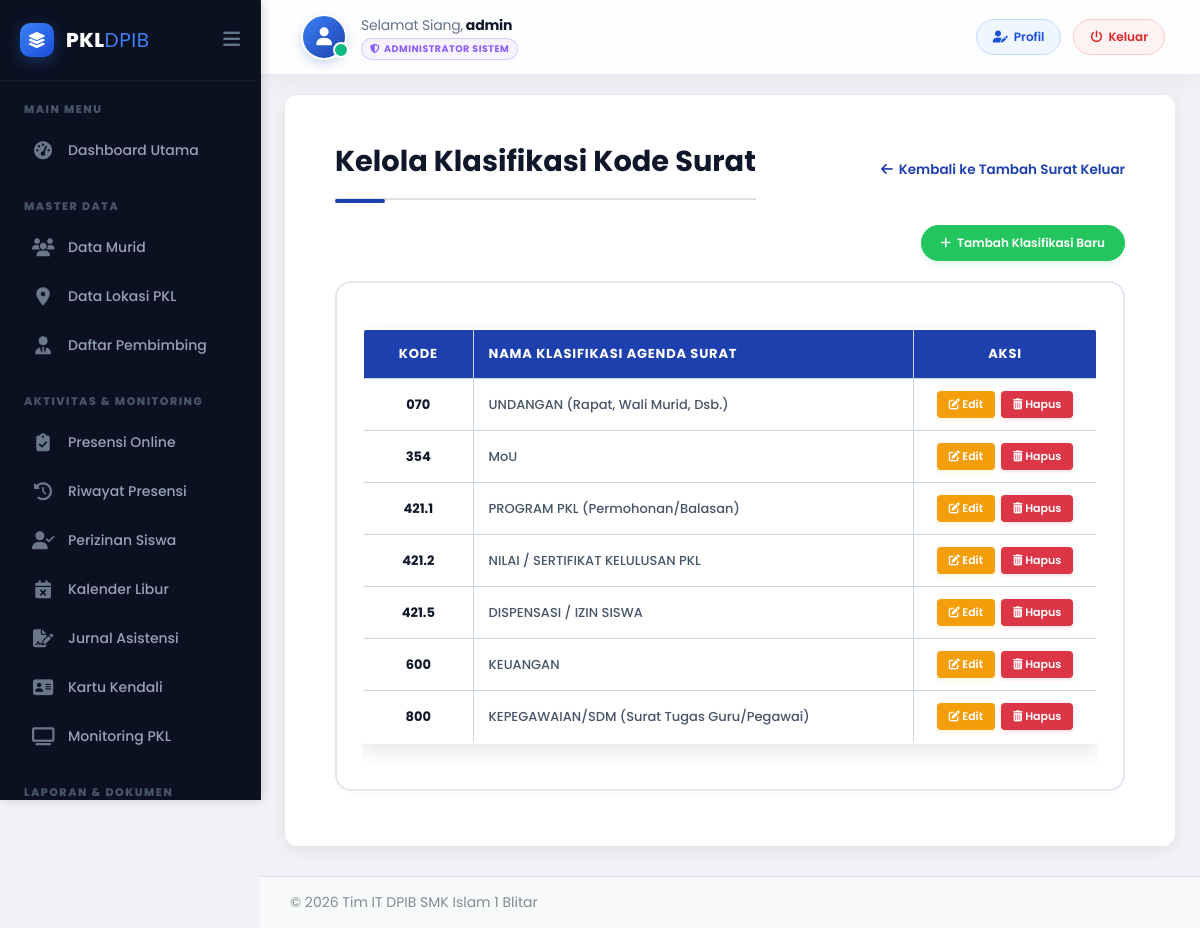
Screenshot of /admin/kode-surat-manage.php (signed in) with the database file from the repository.
### tables this page shows
CREATE TABLE `klasifikasi_surat` (
  `id` int(11) NOT NULL,
  `kode` varchar(10) NOT NULL,
  `nama_klasifikasi` varchar(255) NOT NULL,
  `is_active` tinyint(1) DEFAULT 1
);

### admin/kode-surat-manage.php (the view, shortened to what this page needs)
<?php
include '../config/db-koneksi.php';
$klasifikasi_data = $koneksi->query("SELECT * FROM klasifikasi_surat WHERE kode != 'PILIH' ORDER BY kode ASC");
?>
<!DOCTYPE html>
<html lang="id">
<head>
    <link rel="stylesheet" href="../css/style.css">
    <link rel="stylesheet" href="https://cdnjs.cloudflare.com/ajax/libs/font-awesome/6.5.2/css/all.min.css">
</head>
<body class="admin-body">
<?php include 'panel/sidebar.php'; ?>
<div class="main-content-wrapper">
    <?php include 'panel/navbar.php'; ?>
    <div class="admin-main-content">
        <div class="page-header-controls">
            <h1>Kelola Klasifikasi Kode Surat</h1>
            <a href="surat-keluar-add.php" class="btn-back-link">
                <i class="fas fa-arrow-left"></i> Kembali ke Tambah Surat Keluar
            </a>
        </div>
        <div style="text-align: right; margin-bottom: 20px;">
            <button type="button" class="btn-tambah-baru" onclick="openModalKlasifikasi()">
                <i class="fas fa-plus"></i> Tambah Klasifikasi Baru
            </button>
        </div>
        <div class="glass-panel-table">
            <div class="table-container-fixed">
                <table class="custom-table-core">
                    <thead>
                        <tr>
                            <th class="kode-col">KODE</th>
                            <th class="nama-col" style="text-align: left; padding-left: 15px;">NAMA KLASIFIKASI AGENDA SURAT</th>
                            <th class="aksi-col">AKSI</th>
                        </tr>
                    </thead>
                    <tbody>
                        <?php if ($klasifikasi_data && $klasifikasi_data->num_rows > 0): ?>
                            <?php while ($row = $klasifikasi_data->fetch_assoc()): ?>
                            <tr>
                                <td style="font-weight: 700; color: var(--mantap-blue-dark);"><?php echo htmlspecialchars($row['kode']); ?></td>
                                <td style="text-align: left; padding-left: 15px; font-weight: 500; color: #475569;"><?php echo htmlspecialchars($row['nama_klasifikasi']); ?></td>
                                <td>
                                    <div class="dashboard-btn-group">
                                        <button type="button" class="btn-edit-inline"
                                            data-id="<?php echo $row['id']; ?>"
                                            data-kode="<?php echo htmlspecialchars($row['kode'], ENT_QUOTES); ?>"
                                            data-nama="<?php echo htmlspecialchars($row['nama_klasifikasi'], ENT_QUOTES); ?>"
                                            onclick="openModalKlasifikasi(this)">
                                            <i class="fas fa-edit"></i> Edit
                                        </button>
                                        <button type="button" class="btn-delete-inline" onclick="konfirmasiHapusKlasifikasi('<?php echo $row['id']; ?>', '<?php echo htmlspecialchars($row['kode'], ENT_QUOTES); ?>')">
                                            <i class="fas fa-trash-alt"></i> Hapus
                                        </button>
                                    </div>
                                </td>
                            </tr>
                            <?php endwhile; ?>
                        <?php else: ?>
                            <tr>
                                <td colspan="3" style="text-align: center; color: #ef4444; font-style: italic; padding: 25px;">Belum ada klasifikasi kode surat resmi yang terdaftar di database.</td>
                            </tr>
                        <?php endif; ?>
                    </tbody>
                </table>
            </div>
        </div>
    </div>
</div>
<?php include 'panel/footer.php'; ?>
</body>
</html>

### css/style.css (style rules this page uses)
html { scroll-behavior: smooth; }
body { font-family: 'Poppins', sans-serif; background-color: #f0f2f5; padding: 0; margin: 0; }
h1 { color: #2c3e50; font-weight: 700; font-size: 28px; border-bottom: 2px solid #e0e0e0; padding-bottom: 15px; margin-bottom: 25px; padding-left: 5%; padding-right: 5%; }
table { width: 100%; margin: 20px 0; border-radius: 10px; overflow: hidden; box-shadow: none; }
table th, table td { border: none; padding: 14px 18px; text-align: left; font-size: 14px; vertical-align: middle; white-space: normal; }
table th:nth-child(1), table td:nth-child(1) { width: 20%; }
table th:nth-child(2), table td:nth-child(2) { width: 25%; }
table th:nth-child(3), table td:nth-child(3) { width: 50%; }
table th { background-color: #2c3e50; color: #ffffff; font-weight: 700; text-transform: uppercase; letter-spacing: 0.8px; }
table tr:nth-child(even) { background-color: #f8f9fa; }
table { width: 90%; margin: 20px auto; border-radius: 10px; overflow: hidden; box-shadow: 0 8px 20px rgba(0, 0, 0, 0.1); }
.admin-body { display: flex; font-family: 'Poppins', sans-serif; background-color: #f0f2f5; min-height: 100vh; }
.main-content-wrapper { flex-grow: 1; display: flex; flex-direction: column; }
.admin-main-content { padding: 20px; flex-grow: 1; }
.admin-main-content h1 { font-size: 24px; padding-left: 0; padding-right: 0; margin-bottom: 20px; }

### admin/panel/sidebar.php (style rules this page uses)
:root { --sidebar-bg: #0B1121; --sidebar-active-bg: rgba(59, 130, 246, 0.12); --sidebar-active-text: #3b82f6; --sidebar-hover-bg: rgba(255, 255, 255, 0.04); --text-main: #94a3b8; --text-hover: #f1f5f9; --sidebar-width-full: 260px; --sidebar-width-mini: 85px; }
body { padding-left: var(--sidebar-width-full) !important; transition: padding-left 0.3s cubic-bezier(0.4, 0, 0.2, 1) !important; overflow-x: hidden; }

### admin/panel/navbar.php (style rules this page uses)
:root { --nav-height: 75px; }

### rows the page displays
klasifikasi_surat: kode "070", nama_klasifikasi "UNDANGAN (Rapat, Wali Murid, Dsb.)"
klasifikasi_surat: kode "354", nama_klasifikasi "MoU"
klasifikasi_surat: kode "421.1", nama_klasifikasi "PROGRAM PKL (Permohonan/Balasan)"
klasifikasi_surat: kode "421.2", nama_klasifikasi "NILAI / SERTIFIKAT KELULUSAN PKL"
klasifikasi_surat: kode "421.5", nama_klasifikasi "DISPENSASI / IZIN SISWA"
klasifikasi_surat: kode "600", nama_klasifikasi "KEUANGAN"
klasifikasi_surat: kode "800", nama_klasifikasi "KEPEGAWAIAN/SDM (Surat Tugas Guru/Pegawai)"

### other values shown
$sapaan "Selamat Siang"
$current_full_name "admin"
$role_label "ADMINISTRATOR SISTEM"
